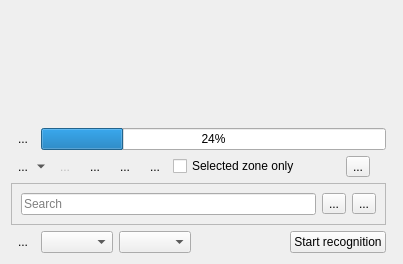
<?xml version="1.0" encoding="UTF-8"?>
<ui version="4.0">
 <author>
SPDX-FileCopyrightText: none
SPDX-License-Identifier: GPL-3.0-only OR LicenseRef-KDE-Accepted-GPL
 </author>
 <class>TextBasedEdit_UI</class>
 <widget class="QWidget" name="TextBasedEdit_UI">
  <property name="geometry">
   <rect>
    <x>0</x>
    <y>0</y>
    <width>403</width>
    <height>264</height>
   </rect>
  </property>
  <layout class="QGridLayout" name="gridLayout_2">
   <item row="3" column="0">
    <widget class="QFrame" name="frame_progress">
     <property name="frameShape">
      <enum>QFrame::NoFrame</enum>
     </property>
     <property name="frameShadow">
      <enum>QFrame::Plain</enum>
     </property>
     <layout class="QHBoxLayout" name="horizontalLayout">
      <property name="leftMargin">
       <number>0</number>
      </property>
      <property name="topMargin">
       <number>0</number>
      </property>
      <property name="rightMargin">
       <number>0</number>
      </property>
      <property name="bottomMargin">
       <number>0</number>
      </property>
      <item>
       <widget class="QToolButton" name="button_abort">
        <property name="text">
         <string>...</string>
        </property>
        <property name="icon">
         <iconset theme="process-stop">
          <normaloff>.</normaloff>.</iconset>
        </property>
        <property name="autoRaise">
         <bool>true</bool>
        </property>
       </widget>
      </item>
      <item>
       <widget class="QProgressBar" name="speech_progress">
        <property name="value">
         <number>24</number>
        </property>
       </widget>
      </item>
     </layout>
    </widget>
   </item>
   <item row="6" column="0">
    <layout class="QHBoxLayout" name="horizontalLayout_2">
     <item>
      <widget class="QToolButton" name="button_config">
       <property name="text">
        <string>...</string>
       </property>
       <property name="popupMode">
        <enum>QToolButton::InstantPopup</enum>
       </property>
       <property name="autoRaise">
        <bool>true</bool>
       </property>
      </widget>
     </item>
     <item>
      <widget class="QComboBox" name="language_box">
       <property name="sizeAdjustPolicy">
        <enum>QComboBox::AdjustToContents</enum>
       </property>
      </widget>
     </item>
     <item>
      <widget class="QComboBox" name="speech_language"/>
     </item>
     <item>
      <spacer name="horizontalSpacer">
       <property name="orientation">
        <enum>Qt::Horizontal</enum>
       </property>
       <property name="sizeHint" stdset="0">
        <size>
         <width>0</width>
         <height>0</height>
        </size>
       </property>
      </spacer>
     </item>
     <item>
      <widget class="QPushButton" name="button_start">
       <property name="text">
        <string>Start recognition</string>
       </property>
      </widget>
     </item>
    </layout>
   </item>
   <item row="0" column="0">
    <widget class="KSqueezedTextLabel" name="clipNameLabel"/>
   </item>
   <item row="4" column="0">
    <widget class="QFrame" name="edit_frame">
     <property name="frameShape">
      <enum>QFrame::NoFrame</enum>
     </property>
     <property name="frameShadow">
      <enum>QFrame::Raised</enum>
     </property>
     <layout class="QGridLayout" name="gridLayout">
      <property name="leftMargin">
       <number>0</number>
      </property>
      <property name="topMargin">
       <number>0</number>
      </property>
      <property name="rightMargin">
       <number>0</number>
      </property>
      <property name="bottomMargin">
       <number>0</number>
      </property>
      <item row="0" column="1">
       <widget class="QToolButton" name="button_insert">
        <property name="text">
         <string>...</string>
        </property>
        <property name="popupMode">
         <enum>QToolButton::MenuButtonPopup</enum>
        </property>
        <property name="autoRaise">
         <bool>true</bool>
        </property>
        <property name="arrowType">
         <enum>Qt::NoArrow</enum>
        </property>
       </widget>
      </item>
      <item row="0" column="5">
       <widget class="QToolButton" name="button_search">
        <property name="text">
         <string>...</string>
        </property>
        <property name="icon">
         <iconset theme="edit-find">
          <normaloff>.</normaloff>.</iconset>
        </property>
        <property name="checkable">
         <bool>true</bool>
        </property>
        <property name="autoRaise">
         <bool>true</bool>
        </property>
       </widget>
      </item>
      <item row="0" column="10">
       <spacer name="horizontalSpacer_2">
        <property name="orientation">
         <enum>Qt::Horizontal</enum>
        </property>
        <property name="sizeHint" stdset="0">
         <size>
          <width>0</width>
          <height>0</height>
         </size>
        </property>
       </spacer>
      </item>
      <item row="0" column="7">
       <spacer name="horizontalSpacer_3">
        <property name="orientation">
         <enum>Qt::Horizontal</enum>
        </property>
        <property name="sizeHint" stdset="0">
         <size>
          <width>40</width>
          <height>20</height>
         </size>
        </property>
       </spacer>
      </item>
      <item row="0" column="6">
       <widget class="QCheckBox" name="speech_zone">
        <property name="text">
         <string>Selected zone only</string>
        </property>
       </widget>
      </item>
      <item row="0" column="4">
       <widget class="QToolButton" name="button_delete">
        <property name="text">
         <string>...</string>
        </property>
        <property name="autoRaise">
         <bool>true</bool>
        </property>
       </widget>
      </item>
      <item row="0" column="2">
       <widget class="QToolButton" name="button_add">
        <property name="enabled">
         <bool>false</bool>
        </property>
        <property name="toolTip">
         <string>Save edited text in a new playlist</string>
        </property>
        <property name="text">
         <string>...</string>
        </property>
        <property name="icon">
         <iconset theme="document-save-as">
          <normaloff>.</normaloff>.</iconset>
        </property>
        <property name="autoRaise">
         <bool>true</bool>
        </property>
       </widget>
      </item>
      <item row="0" column="3">
       <widget class="QToolButton" name="button_bookmark">
        <property name="text">
         <string>...</string>
        </property>
        <property name="autoRaise">
         <bool>true</bool>
        </property>
       </widget>
      </item>
      <item row="0" column="8">
       <widget class="QToolButton" name="subMenu">
        <property name="text">
         <string>...</string>
        </property>
        <property name="icon">
         <iconset theme="application-menu">
          <normaloff>.</normaloff>.</iconset>
        </property>
        <property name="popupMode">
         <enum>QToolButton::InstantPopup</enum>
        </property>
       </widget>
      </item>
     </layout>
    </widget>
   </item>
   <item row="5" column="0">
    <widget class="QFrame" name="search_frame">
     <property name="frameShape">
      <enum>QFrame::StyledPanel</enum>
     </property>
     <property name="frameShadow">
      <enum>QFrame::Raised</enum>
     </property>
     <layout class="QGridLayout" name="gridLayout_3">
      <item row="0" column="1">
       <widget class="QToolButton" name="search_prev">
        <property name="text">
         <string>...</string>
        </property>
        <property name="icon">
         <iconset theme="go-up">
          <normaloff>.</normaloff>.</iconset>
        </property>
       </widget>
      </item>
      <item row="0" column="0">
       <widget class="QLineEdit" name="search_line">
        <property name="placeholderText">
         <string>Search</string>
        </property>
        <property name="clearButtonEnabled">
         <bool>true</bool>
        </property>
       </widget>
      </item>
      <item row="0" column="2">
       <widget class="QToolButton" name="search_next">
        <property name="text">
         <string>...</string>
        </property>
        <property name="icon">
         <iconset theme="go-down">
          <normaloff>.</normaloff>.</iconset>
        </property>
       </widget>
      </item>
     </layout>
    </widget>
   </item>
   <item row="2" column="0">
    <widget class="KMessageWidget" name="info_message"/>
   </item>
   <item row="1" column="0" colspan="2">
    <widget class="QFrame" name="text_frame">
     <property name="sizePolicy">
      <sizepolicy hsizetype="Preferred" vsizetype="MinimumExpanding">
       <horstretch>0</horstretch>
       <verstretch>0</verstretch>
      </sizepolicy>
     </property>
     <property name="frameShape">
      <enum>QFrame::NoFrame</enum>
     </property>
     <property name="frameShadow">
      <enum>QFrame::Raised</enum>
     </property>
    </widget>
   </item>
  </layout>
 </widget>
 <customwidgets>
  <customwidget>
   <class>KMessageWidget</class>
   <extends>QFrame</extends>
   <header>kmessagewidget.h</header>
   <container>1</container>
  </customwidget>
  <customwidget>
   <class>KSqueezedTextLabel</class>
   <extends>QLabel</extends>
   <header>ksqueezedtextlabel.h</header>
  </customwidget>
 </customwidgets>
 <resources/>
 <connections/>
</ui>
